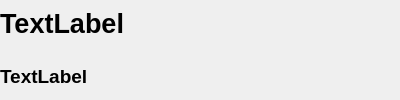
<?xml version="1.0" encoding="UTF-8"?>
<ui version="4.0">
 <class>alertwidget</class>
 <widget class="QWidget" name="alertwidget">
  <property name="enabled">
   <bool>true</bool>
  </property>
  <property name="geometry">
   <rect>
    <x>0</x>
    <y>0</y>
    <width>400</width>
    <height>100</height>
   </rect>
  </property>
  <property name="sizePolicy">
   <sizepolicy hsizetype="Preferred" vsizetype="Preferred">
    <horstretch>0</horstretch>
    <verstretch>0</verstretch>
   </sizepolicy>
  </property>
  <property name="minimumSize">
   <size>
    <width>400</width>
    <height>100</height>
   </size>
  </property>
  <property name="maximumSize">
   <size>
    <width>400</width>
    <height>100</height>
   </size>
  </property>
  <property name="windowTitle">
   <string>Form</string>
  </property>
  <property name="styleSheet">
   <string notr="true">QWidget#alertSwitch {
	margin-right: 5px;
}

QPushButton {
		border: 0px;
		border-radius: 35px;
}

QPushButton:hover:enabled {	
	background-color: rgb(213, 126, 76);
}</string>
  </property>
  <widget class="QWidget" name="widget" native="true">
   <property name="geometry">
    <rect>
     <x>0</x>
     <y>0</y>
     <width>400</width>
     <height>100</height>
    </rect>
   </property>
   <property name="minimumSize">
    <size>
     <width>400</width>
     <height>100</height>
    </size>
   </property>
   <property name="maximumSize">
    <size>
     <width>400</width>
     <height>100</height>
    </size>
   </property>
   <layout class="QHBoxLayout" name="horizontalLayout">
    <item>
     <layout class="QVBoxLayout" name="verticalLayout">
      <item>
       <widget class="QLabel" name="timeLabel">
        <property name="minimumSize">
         <size>
          <width>200</width>
          <height>0</height>
         </size>
        </property>
        <property name="font">
         <font>
          <pointsize>20</pointsize>
          <weight>75</weight>
          <bold>true</bold>
         </font>
        </property>
        <property name="text">
         <string>TextLabel</string>
        </property>
       </widget>
      </item>
      <item>
       <widget class="QLabel" name="alarmNameLabel">
        <property name="minimumSize">
         <size>
          <width>200</width>
          <height>0</height>
         </size>
        </property>
        <property name="font">
         <font>
          <pointsize>14</pointsize>
          <weight>75</weight>
          <bold>true</bold>
         </font>
        </property>
        <property name="text">
         <string>TextLabel</string>
        </property>
       </widget>
      </item>
     </layout>
    </item>
    <item>
     <widget class="QPushButton" name="stopButton">
      <property name="enabled">
       <bool>true</bool>
      </property>
      <property name="minimumSize">
       <size>
        <width>70</width>
        <height>70</height>
       </size>
      </property>
      <property name="text">
       <string/>
      </property>
      <property name="icon">
       <iconset resource="resources.qrc">
        <normaloff>:/icons/stop-icon.png</normaloff>:/icons/stop-icon.png</iconset>
      </property>
      <property name="iconSize">
       <size>
        <width>70</width>
        <height>70</height>
       </size>
      </property>
      <property name="checkable">
       <bool>false</bool>
      </property>
     </widget>
    </item>
    <item>
     <spacer name="horizontalSpacer">
      <property name="orientation">
       <enum>Qt::Horizontal</enum>
      </property>
      <property name="sizeHint" stdset="0">
       <size>
        <width>75</width>
        <height>20</height>
       </size>
      </property>
     </spacer>
    </item>
    <item>
     <widget class="ToggleSwitch" name="alertSwitch" native="true">
      <property name="minimumSize">
       <size>
        <width>80</width>
        <height>40</height>
       </size>
      </property>
      <property name="maximumSize">
       <size>
        <width>80</width>
        <height>40</height>
       </size>
      </property>
     </widget>
    </item>
    <item>
     <spacer name="horizontalSpacer_2">
      <property name="orientation">
       <enum>Qt::Horizontal</enum>
      </property>
      <property name="sizeHint" stdset="0">
       <size>
        <width>5</width>
        <height>20</height>
       </size>
      </property>
     </spacer>
    </item>
   </layout>
  </widget>
 </widget>
 <customwidgets>
  <customwidget>
   <class>ToggleSwitch</class>
   <extends>QWidget</extends>
   <header>toggleswitch.h</header>
   <container>1</container>
  </customwidget>
 </customwidgets>
 <resources>
  <include location="resources.qrc"/>
 </resources>
 <connections/>
</ui>
